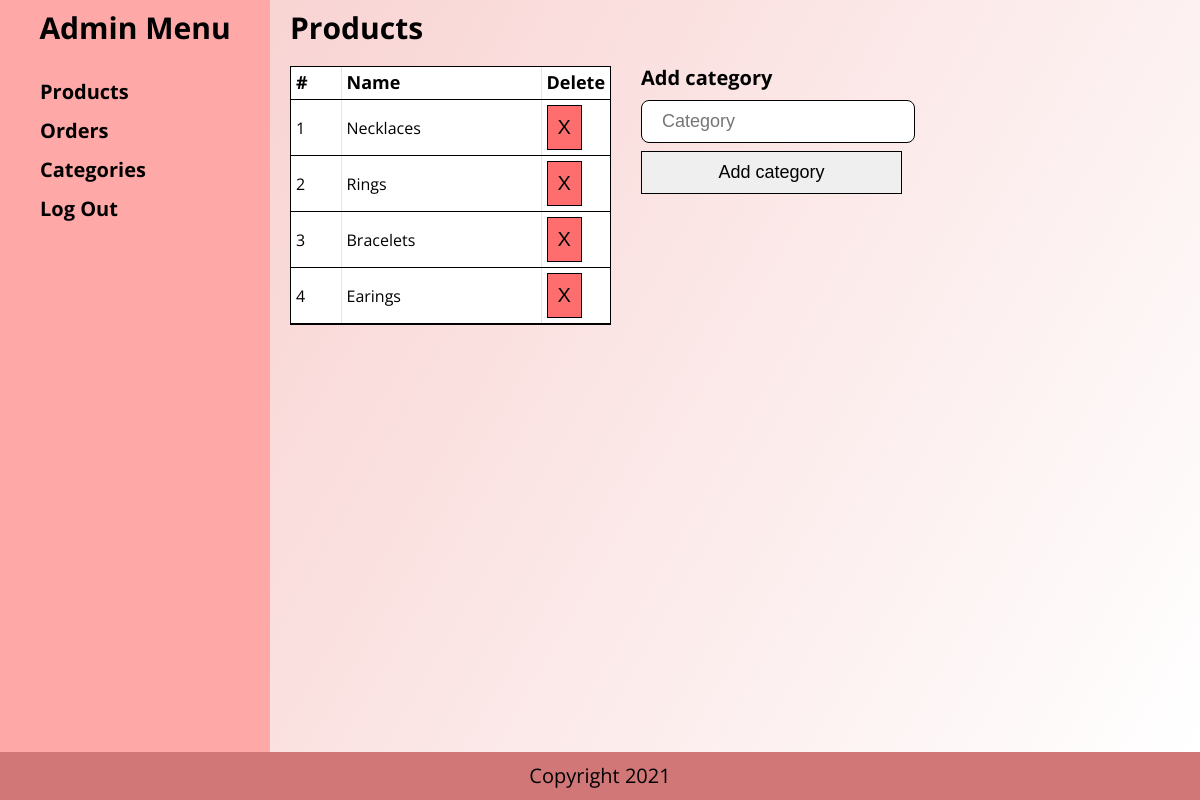
Screenshot of /admin-categories.php with the database file from the repository.
### tables this page shows
CREATE TABLE `category` (
  `category_id` int(5) NOT NULL,
  `category_name` varchar(50) NOT NULL
);

### admin-categories.php (the view, shortened to what this page needs)
<?php include 'head.php';?>
<body>
	<div class="admin">
		<div class="admin__menu">
			<h2><a href="admin-page.php">Admin Menu</a></h2>
			<nav class="nav-admin">
				<ul>
					<li>
						<a href="admin-products.php">Products</a>
					</li>
					<li>
						<a href="admin-orders.php">Orders</a>
					</li>
					<li>
						<a href="admin-categories.php">Categories</a>
					</li>
					<li>
						<a href="php/logout_code.php">Log out</a>
					</li>
				</ul>
			</nav>
		</div>
		<div class="admin__body">
			<h2>Products</h2>
			<div class="container">
				<div class="form">
					<form action="php/add_category.php" method="post">
						<div class="form__head">
							<h2>Add category</h2>
						</div>
						<div class="form__body">
							<div class="form__row">
								<div class="form__col">
									<div class="form__controls">
										<input type="text" class="field" name="category" id="category" value="" placeholder="Category">
									</div>
								</div>
							</div>
						</div>
						<div class="form__actions form__actions--category">
							<input type="submit" name="submit" value="Add category" class="form__btn">
						</div>
					</form>
				</div>
				<div class="products-table table--category">
					<form action="php/delete_category.php" method="POST">
						<table>
							<colgroup>
								<col style="min-width: 50px">
								<col style="min-width: 200px">
								<col style="max-width: 30px">
							</colgroup>
							<tr>
								<th>#</th>
								<th>Name</th>
								<th>Delete</th>
							</tr>
							<?php
								include 'php/database_connect.php';
								$result = mysqli_query($databaseConnect, "SELECT * FROM category ORDER BY category_id");
								$num = 1;
								while ($row = mysqli_fetch_array($result)) {
									$categoryId = $row['category_id'];
									echo '
										<tr>
											<td>'.$num.'</td>
											<td>' . $row["category_name"] . '</td>
											<td><button type="submit" value="'. intval($categoryId) .'" name="delete" class="btn btn-red">X</button></td>
										</tr>
									';
									$num++;
								}
							?>
						</table>
					</form>
				</div>
			</div>
		</div>
	</div>
	<?php include 'footer.php';?>
</body>
</html>

### assets/style.css (style rules this page uses)
html, body, div, span, applet, object, iframe, h1, h2, h3, h4, h5, h6, p, blockquote, pre, a, abbr, acronym, address, big, cite, code, del, dfn, em, img, ins, kbd, q, s, samp, small, strike, strong, sub, sup, tt, var, b, u, i, center, dl, dt, dd, ol, ul, li, fieldset, form, label, legend, table, caption, tbody, tfoot, thead, tr, th, td, article, aside, canvas, details, embed, figure, figcaption, footer, header, hgroup, menu, nav, output, ruby, section, summary, time, mark, audio, video { margin: 0; padding: 0; border: 0; font-size: 100%; font: inherit; vertical-align: baseline; }
* { padding: 0; margin: 0; outline: 0; box-sizing: border-box; }
*:before, *:after { box-sizing: inherit; }
article, aside, details, figcaption, figure, footer, header, hgroup, menu, nav, section { display: block; }
body { line-height: 1.2; font-family: 'Open Sans', sans-serif; color: #000; }
a { color: inherit; text-decoration: none; }
ol, ul { list-style: none; }
table { border-collapse: collapse; border-spacing: 0; }
.form input { border: 1px solid #000; padding: 10px 20px; font-size: 18px; width: 100%; }
.btn { padding: 10px; font-size: 20px; border: 1px solid #000; background-color: #fff; display: inline-block; transition: background-color .4s; text-transform: capitalize; }
.btn-red { background-color: #ff6e6e; }
.form .form__head h2 { margin: 20px 0 10px; font-weight: 700; font-size: 20px; }
.form .form__row { display: flex; align-items: center; }
.form .form__actions { margin-top: 8px; }
.field { border-radius: 8px; font-size: 18px; padding: 10px 20px; }
.admin { display: flex; min-height: calc(100vh - 48px); background-image: linear-gradient(120deg, #F7CBCA, #fff); }
.admin__menu { flex: 0 0 270px; background-color: #ffa8a8; padding-top: 10px; }
.admin__menu > h2, .admin__body > h2 { font-weight: 700; font-size: 30px; margin-bottom: 0; }
.admin__menu > h2 { text-align: center; }
.nav-admin { font-size: 20px; padding: 34px 40px 10px; }
.nav-admin ul { list-style-type: none; }
.nav-admin li + li { margin-top: 15px; }
.nav-admin a { font-weight: 700; transition: color .4s; text-transform: capitalize; }
.admin__body { width: 100%; padding: 10px 20px 20px; }
.products-table { background-color: #fff; border: 1px solid #000; margin-top: 20px; }
.products-table th { text-align: left; font-weight: 700; font-size: 18px; padding: 5px; border-bottom: 1px solid #000; vertical-align: middle; }
.products-table td + td, .products-table th + th { border-left: 1px solid rgba(0, 0, 0, .1); }
.products-table td { border-bottom: 1px solid #000; padding: 5px; }
.form__actions--category { max-width: 261px; }
.container { display: flex; justify-content: flex-end; flex-direction: row-reverse; }
.table--category { margin-right: 30px; }

### rows the page displays
category: category_name "Necklaces"
category: category_name "Rings"
category: category_name "Bracelets"
category: category_name "Earings"
